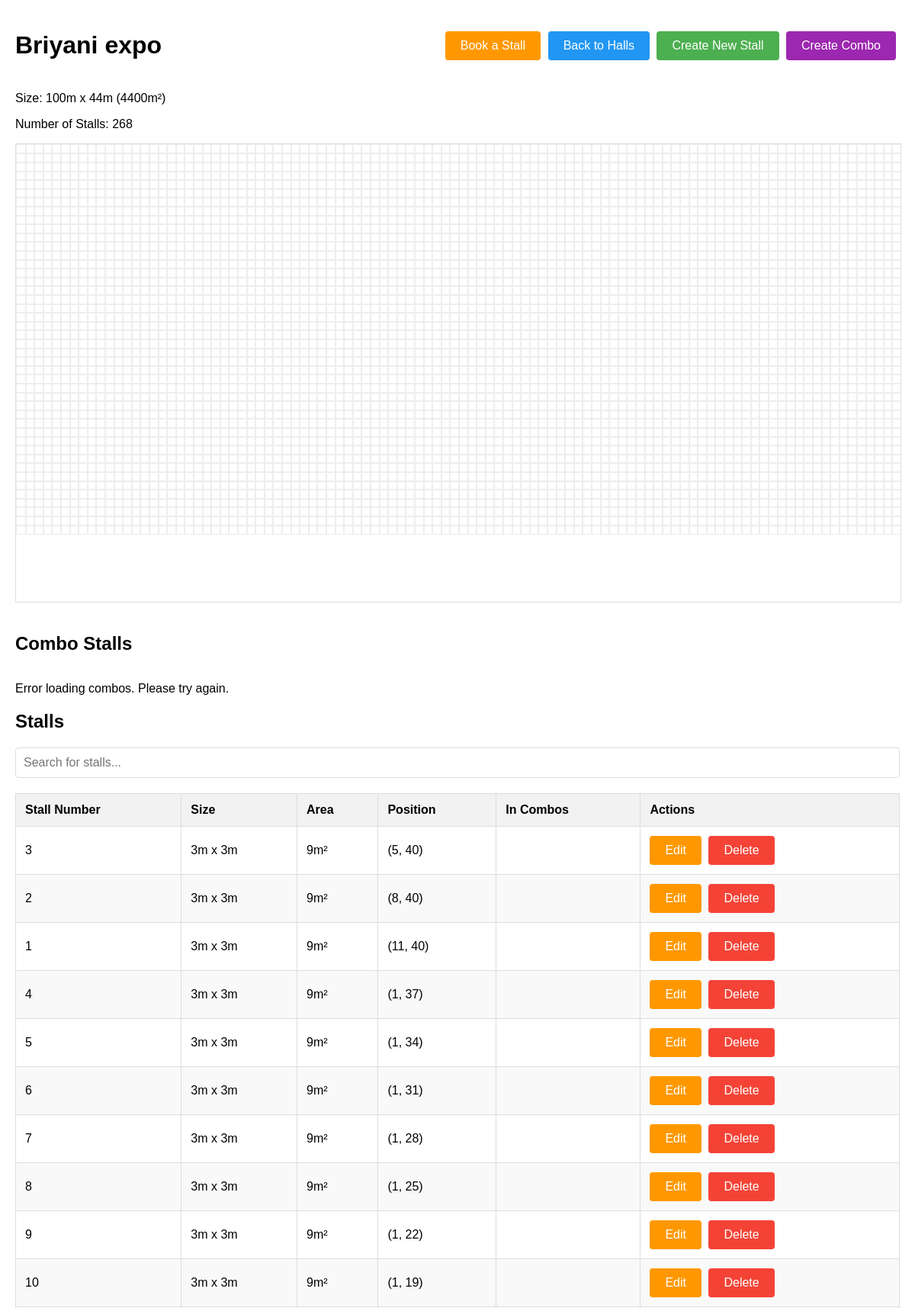
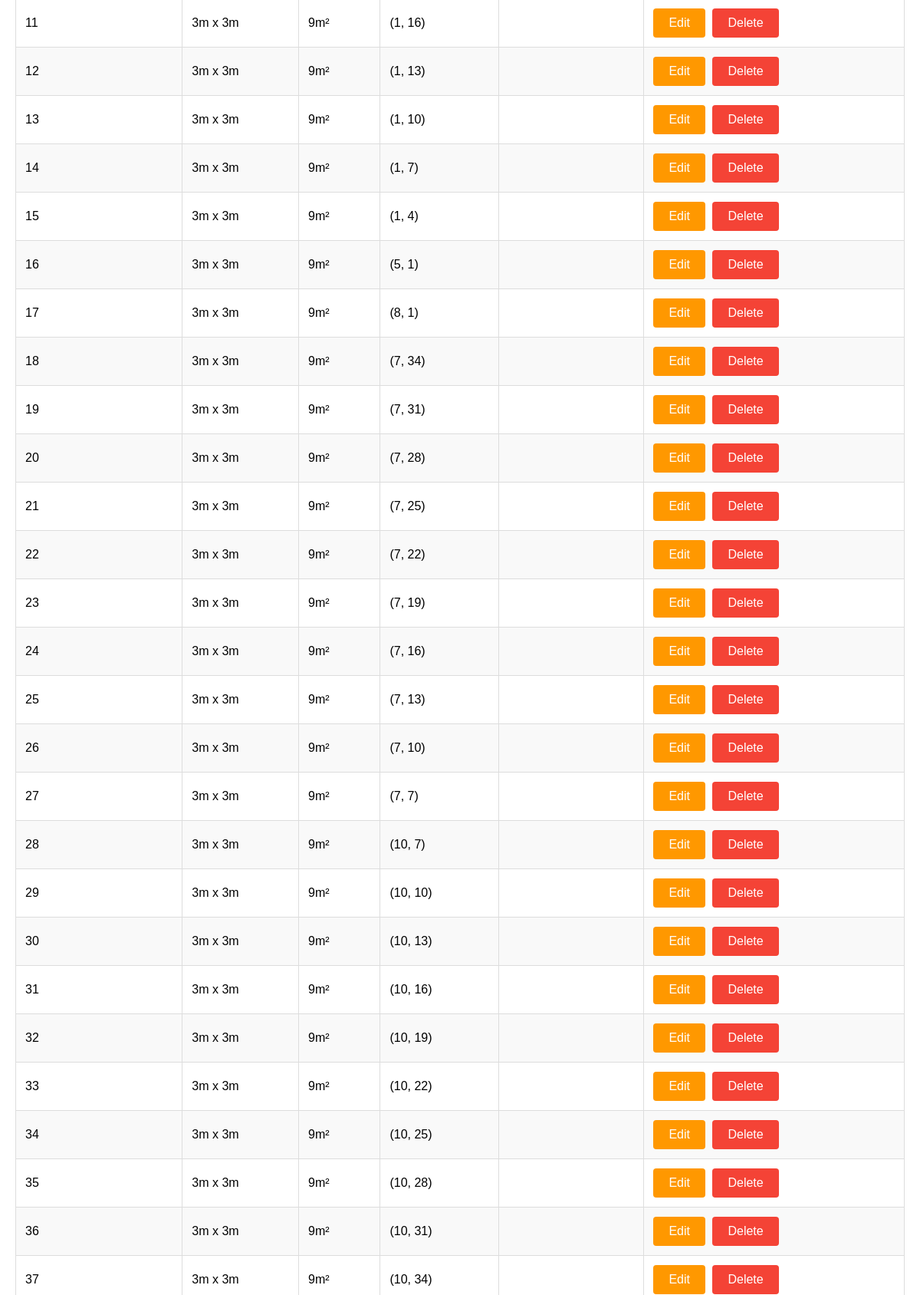
Screenshot of /halls/1/ (upper part) with the database file from the repository (2 pictures, top to bottom).
### halls/models.py (models this page shows, shortened)
class Hall(models.Model):
    name = models.CharField(max_length=100)
    length = models.IntegerField(help_text="Length in meters")
    breadth = models.IntegerField(help_text="Breadth in meters")
    @property
    def total_area(self):
        return self.length * self.breadth

class Stall(models.Model):
    STATUS_CHOICES = [
        ('available', 'Available'),
        ('booked', 'Booked'),
        ('blocked', 'Blocked'),
    ]
    hall = models.ForeignKey(Hall, on_delete=models.CASCADE, related_name='stalls')
    stall_number = models.CharField(max_length=20)
    x_start = models.IntegerField()
    y_start = models.IntegerField()
    width = models.IntegerField()
    height = models.IntegerField()
    selected_boxes = models.JSONField(default=list)
    status = models.CharField(max_length=20, choices=STATUS_CHOICES, default='available')
    price = models.DecimalField(max_digits=10, decimal_places=2, default=55000.00)  # Updated default price
    @property
    def area(self):
        return self.width * self.height

### halls/views.py (the view)
# urls.py: path('halls/<int:hall_id>/', views.hall_detail, name='hall_detail'),
def hall_detail(request, hall_id):
    hall = get_object_or_404(Hall, id=hall_id)
    stalls = hall.stalls.all()
    return render(request, 'halls/hall_detail.html', {'hall': hall, 'stalls': stalls})

### templates/halls/hall_detail.html (shortened to what this page needs)
<!DOCTYPE html>
<html lang="en">
<head>
</head>
<body>
    <div class="container">
        <div class="header">
            <h1>{{ hall.name }}</h1>
            <div>
                <a href="{% url 'stall_booking' hall.id %}" class="btn" style="background-color: #FF9800;">Book a Stall</a>
                <a href="{% url 'index' %}" class="btn" style="background-color: #2196F3;">Back to Halls</a>
                <a href="{% url 'create_stall' hall.id %}" class="btn">Create New Stall</a>
                <button id="create-combo-btn" class="btn" style="background-color: #9C27B0;">Create Combo</button>
            </div>
        </div>
        <div class="hall-info">
            <p>Size: {{ hall.length }}m x {{ hall.breadth }}m ({{ hall.total_area }}m²)</p>
            <p>Number of Stalls: {{ hall.stalls.count }}</p>
        </div>
        <div class="hall-display" id="hall-display"
             style="width: 100%; height: 600px;"
             data-hall-id="{{ hall.id }}"
             data-length="{{ hall.length }}"
             data-breadth="{{ hall.breadth }}">
        </div>
        <div class="combo-list">
            <div class="section-header">
                <h2>Combo Stalls</h2>
            </div>
            <div id="combo-table-container">
            </div>
        </div>
        <div class="stall-list">
            <h2>Stalls</h2>
            {% if stalls %}
            <div class="search-container">
                <input type="text" id="stallSearchInput" placeholder="Search for stalls..." class="search-input">
            </div>
            <table class="stall-table" id="stallTable">
                <thead>
                    <tr>
                        <th>Stall Number</th>
                        <th>Size</th>
                        <th>Area</th>
                        <th>Position</th>
                        <th>In Combos</th>
                        <th>Actions</th>
                    </tr>
                </thead>
                <tbody>
                    {% for stall in stalls %}
                    <tr data-stall-id="{{ stall.id }}">
                        <td>{{ stall.stall_number }}</td>
                        <td>{{ stall.width }}m x {{ stall.height }}m</td>
                        <td>{{ stall.area }}m²</td>
                        <td>({{ stall.x_start }}, {{ stall.y_start }})</td>
                        <td class="stall-combos"></td>
                        <td>
                            <button class="btn btn-warning edit-stall-btn" data-stall-id="{{ stall.id }}" data-stall-number="{{ stall.stall_number }}">Edit</button>
                            <a href="{% url 'delete_stall' hall.id stall.id %}" class="btn btn-danger" onclick="return confirm('Are you sure you want to delete this stall?')">Delete</a>
                        </td>
                    </tr>
                    {% endfor %}
                </tbody>
            </table>
            {% else %}
            <p>No stalls created yet. Create a new stall to get started.</p>
            {% endif %}
        </div>
    </div>
</body>
</html>

### templates/halls/hall_detail.html (style rules this page uses)
body { font-family: Arial, sans-serif; margin: 0; padding: 20px; }
.container { max-width: 1200px; margin: 0 auto; }
.header { display: flex; justify-content: space-between; align-items: center; margin-bottom: 20px; }
.btn { background-color: #4CAF50; border: none; color: white; padding: 10px 20px; text-align: center; text-decoration: none; display: inline-block; font-size: 16px; cursor: pointer; border-radius: 4px; margin-right: 5px; }
.btn-danger { background-color: #f44336; }
.btn-warning { background-color: #FF9800; }
.hall-display { border: 1px solid #ddd; overflow: auto; margin-bottom: 20px; position: relative; }
.stall-table, .combo-table { width: 100%; border-collapse: collapse; margin-top: 20px; }
.stall-table th, .stall-table td, .combo-table th, .combo-table td { border: 1px solid #ddd; padding: 12px; text-align: left; }
.stall-table th, .combo-table th { background-color: #f2f2f2; font-weight: bold; }
.stall-table tr:nth-child(even), .combo-table tr:nth-child(even) { background-color: #f9f9f9; }
.search-container { margin-bottom: 15px; position: relative; }
.search-input { width: 100%; padding: 10px; font-size: 16px; border: 1px solid #ddd; border-radius: 4px; box-sizing: border-box; }
.section-header { display: flex; justify-content: space-between; align-items: center; margin-bottom: 10px; }

### rows the page displays
Hall: name "Briyani expo", length "100", breadth "44", total_area "4400", stalls.count "268"
Stall: stall_number "3", width "3", height "3", area "9", x_start "5", y_start "40"
Stall: stall_number "2", width "3", height "3", area "9", x_start "8", y_start "40"
Stall: stall_number "1", width "3", height "3", area "9", x_start "11", y_start "40"
Stall: stall_number "4", width "3", height "3", area "9", x_start "1", y_start "37"
Stall: stall_number "5", width "3", height "3", area "9", x_start "1", y_start "34"
Stall: stall_number "6", width "3", height "3", area "9", x_start "1", y_start "31"
Stall: stall_number "7", width "3", height "3", area "9", x_start "1", y_start "28"
Stall: stall_number "8", width "3", height "3", area "9", x_start "1", y_start "25"
Stall: stall_number "9", width "3", height "3", area "9", x_start "1", y_start "22"
Stall: stall_number "10", width "3", height "3", area "9", x_start "1", y_start "19"
Stall: stall_number "11", width "3", height "3", area "9", x_start "1", y_start "16"
Stall: stall_number "12", width "3", height "3", area "9", x_start "1", y_start "13"
Stall: stall_number "13", width "3", height "3", area "9", x_start "1", y_start "10"
Stall: stall_number "14", width "3", height "3", area "9", x_start "1", y_start "7"
Stall: stall_number "15", width "3", height "3", area "9", x_start "1", y_start "4"
Stall: stall_number "16", width "3", height "3", area "9", x_start "5", y_start "1"
Stall: stall_number "17", width "3", height "3", area "9", x_start "8", y_start "1"
Stall: stall_number "18", width "3", height "3", area "9", x_start "7", y_start "34"
Stall: stall_number "19", width "3", height "3", area "9", x_start "7", y_start "31"
Stall: stall_number "20", width "3", height "3", area "9", x_start "7", y_start "28"
Stall: stall_number "21", width "3", height "3", area "9", x_start "7", y_start "25"
Stall: stall_number "22", width "3", height "3", area "9", x_start "7", y_start "22"
Stall: stall_number "23", width "3", height "3", area "9", x_start "7", y_start "19"
Stall: stall_number "24", width "3", height "3", area "9", x_start "7", y_start "16"
Stall: stall_number "25", width "3", height "3", area "9", x_start "7", y_start "13"
Stall: stall_number "26", width "3", height "3", area "9", x_start "7", y_start "10"
Stall: stall_number "27", width "3", height "3", area "9", x_start "7", y_start "7"
Stall: stall_number "28", width "3", height "3", area "9", x_start "10", y_start "7"
Stall: stall_number "29", width "3", height "3", area "9", x_start "10", y_start "10"
Stall: stall_number "30", width "3", height "3", area "9", x_start "10", y_start "13"
Stall: stall_number "31", width "3", height "3", area "9", x_start "10", y_start "16"
Stall: stall_number "32", width "3", height "3", area "9", x_start "10", y_start "19"
Stall: stall_number "33", width "3", height "3", area "9", x_start "10", y_start "22"
Stall: stall_number "34", width "3", height "3", area "9", x_start "10", y_start "25"
Stall: stall_number "35", width "3", height "3", area "9", x_start "10", y_start "28"
Stall: stall_number "36", width "3", height "3", area "9", x_start "10", y_start "31"
Stall: stall_number "37", width "3", height "3", area "9", x_start "10", y_start "34"
